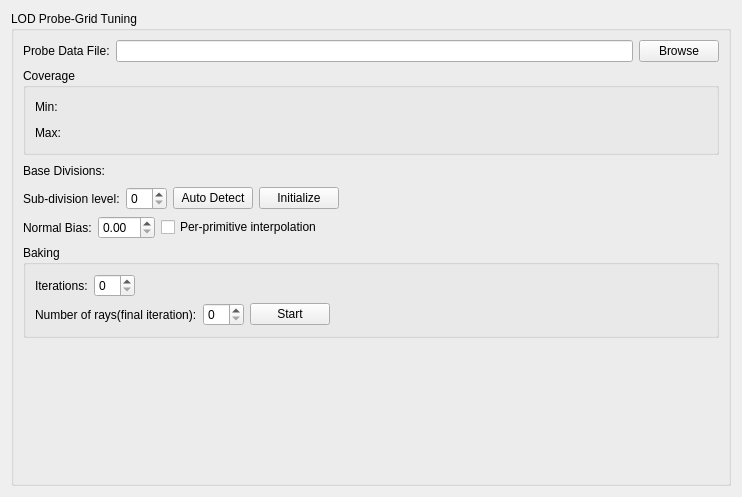
<?xml version="1.0" encoding="UTF-8"?>
<ui version="4.0">
 <class>LODProbeGridTuner</class>
 <widget class="QWidget" name="LODProbeGridTuner">
  <property name="geometry">
   <rect>
    <x>0</x>
    <y>0</y>
    <width>742</width>
    <height>497</height>
   </rect>
  </property>
  <property name="windowTitle">
   <string>Form</string>
  </property>
  <layout class="QVBoxLayout" name="verticalLayout">
   <item>
    <widget class="QGroupBox" name="groupBox">
     <property name="title">
      <string>LOD Probe-Grid Tuning</string>
     </property>
     <layout class="QVBoxLayout" name="verticalLayout_4">
      <item>
       <layout class="QHBoxLayout" name="horizontalLayout">
        <item>
         <widget class="QLabel" name="label_8">
          <property name="text">
           <string>Probe Data File:</string>
          </property>
         </widget>
        </item>
        <item>
         <widget class="QLineEdit" name="fn_probe_data">
          <property name="sizePolicy">
           <sizepolicy hsizetype="Expanding" vsizetype="Fixed">
            <horstretch>1</horstretch>
            <verstretch>0</verstretch>
           </sizepolicy>
          </property>
         </widget>
        </item>
        <item>
         <widget class="QPushButton" name="btn_browse">
          <property name="text">
           <string>Browse</string>
          </property>
         </widget>
        </item>
       </layout>
      </item>
      <item>
       <widget class="QGroupBox" name="groupBox_2">
        <property name="title">
         <string>Coverage</string>
        </property>
        <layout class="QVBoxLayout" name="verticalLayout_2">
         <item>
          <layout class="QHBoxLayout" name="horizontalLayout_2">
           <item>
            <widget class="QLabel" name="label">
             <property name="text">
              <string>Min:</string>
             </property>
            </widget>
           </item>
           <item>
            <widget class="Vec3Tuner" name="tuner_coverage_min" native="true">
             <property name="sizePolicy">
              <sizepolicy hsizetype="Expanding" vsizetype="Preferred">
               <horstretch>0</horstretch>
               <verstretch>0</verstretch>
              </sizepolicy>
             </property>
            </widget>
           </item>
           <item>
            <spacer name="horizontalSpacer">
             <property name="orientation">
              <enum>Qt::Horizontal</enum>
             </property>
             <property name="sizeHint" stdset="0">
              <size>
               <width>40</width>
               <height>20</height>
              </size>
             </property>
            </spacer>
           </item>
          </layout>
         </item>
         <item>
          <layout class="QHBoxLayout" name="horizontalLayout_3">
           <item>
            <widget class="QLabel" name="label_2">
             <property name="text">
              <string>Max:</string>
             </property>
            </widget>
           </item>
           <item>
            <widget class="Vec3Tuner" name="tuner_coverage_max" native="true">
             <property name="sizePolicy">
              <sizepolicy hsizetype="Expanding" vsizetype="Preferred">
               <horstretch>0</horstretch>
               <verstretch>0</verstretch>
              </sizepolicy>
             </property>
            </widget>
           </item>
           <item>
            <spacer name="horizontalSpacer_2">
             <property name="orientation">
              <enum>Qt::Horizontal</enum>
             </property>
             <property name="sizeHint" stdset="0">
              <size>
               <width>40</width>
               <height>20</height>
              </size>
             </property>
            </spacer>
           </item>
          </layout>
         </item>
        </layout>
       </widget>
      </item>
      <item>
       <layout class="QHBoxLayout" name="horizontalLayout_4">
        <item>
         <widget class="QLabel" name="label_3">
          <property name="text">
           <string>Base Divisions:</string>
          </property>
         </widget>
        </item>
        <item>
         <widget class="IVec3Tuner" name="tuner_divisions" native="true">
          <property name="sizePolicy">
           <sizepolicy hsizetype="Expanding" vsizetype="Preferred">
            <horstretch>0</horstretch>
            <verstretch>0</verstretch>
           </sizepolicy>
          </property>
         </widget>
        </item>
        <item>
         <spacer name="horizontalSpacer_4">
          <property name="orientation">
           <enum>Qt::Horizontal</enum>
          </property>
          <property name="sizeHint" stdset="0">
           <size>
            <width>40</width>
            <height>20</height>
           </size>
          </property>
         </spacer>
        </item>
       </layout>
      </item>
      <item>
       <layout class="QHBoxLayout" name="horizontalLayout_5">
        <item>
         <widget class="QLabel" name="label_4">
          <property name="text">
           <string>Sub-division level:</string>
          </property>
         </widget>
        </item>
        <item>
         <widget class="QSpinBox" name="tuner_sub_div"/>
        </item>
        <item>
         <widget class="QPushButton" name="btn_auto_detect">
          <property name="text">
           <string>Auto Detect</string>
          </property>
         </widget>
        </item>
        <item>
         <widget class="QPushButton" name="btn_initialize">
          <property name="text">
           <string>Initialize</string>
          </property>
         </widget>
        </item>
        <item>
         <widget class="QLabel" name="text_num_probes">
          <property name="text">
           <string/>
          </property>
         </widget>
        </item>
        <item>
         <spacer name="horizontalSpacer_5">
          <property name="orientation">
           <enum>Qt::Horizontal</enum>
          </property>
          <property name="sizeHint" stdset="0">
           <size>
            <width>40</width>
            <height>20</height>
           </size>
          </property>
         </spacer>
        </item>
       </layout>
      </item>
      <item>
       <layout class="QHBoxLayout" name="horizontalLayout_6">
        <item>
         <widget class="QLabel" name="label_5">
          <property name="text">
           <string>Normal Bias:</string>
          </property>
         </widget>
        </item>
        <item>
         <widget class="QDoubleSpinBox" name="tuner_normal_bias"/>
        </item>
        <item>
         <widget class="QCheckBox" name="chk_per_primitive">
          <property name="text">
           <string>Per-primitive interpolation</string>
          </property>
         </widget>
        </item>
        <item>
         <spacer name="horizontalSpacer_6">
          <property name="orientation">
           <enum>Qt::Horizontal</enum>
          </property>
          <property name="sizeHint" stdset="0">
           <size>
            <width>40</width>
            <height>20</height>
           </size>
          </property>
         </spacer>
        </item>
       </layout>
      </item>
      <item>
       <widget class="QGroupBox" name="groupBox_3">
        <property name="title">
         <string>Baking</string>
        </property>
        <layout class="QVBoxLayout" name="verticalLayout_3">
         <item>
          <layout class="QHBoxLayout" name="horizontalLayout_7">
           <item>
            <widget class="QLabel" name="label_6">
             <property name="text">
              <string>Iterations:</string>
             </property>
            </widget>
           </item>
           <item>
            <widget class="QSpinBox" name="tuner_iterations"/>
           </item>
           <item>
            <spacer name="horizontalSpacer_7">
             <property name="orientation">
              <enum>Qt::Horizontal</enum>
             </property>
             <property name="sizeHint" stdset="0">
              <size>
               <width>40</width>
               <height>20</height>
              </size>
             </property>
            </spacer>
           </item>
          </layout>
         </item>
         <item>
          <layout class="QHBoxLayout" name="horizontalLayout_8">
           <item>
            <widget class="QLabel" name="label_7">
             <property name="text">
              <string>Number of rays(final iteration):</string>
             </property>
            </widget>
           </item>
           <item>
            <widget class="QSpinBox" name="tuner_num_rays">
             <property name="stepType">
              <enum>QAbstractSpinBox::DefaultStepType</enum>
             </property>
            </widget>
           </item>
           <item>
            <widget class="QPushButton" name="btn_start">
             <property name="text">
              <string>Start</string>
             </property>
            </widget>
           </item>
           <item>
            <spacer name="horizontalSpacer_8">
             <property name="orientation">
              <enum>Qt::Horizontal</enum>
             </property>
             <property name="sizeHint" stdset="0">
              <size>
               <width>40</width>
               <height>20</height>
              </size>
             </property>
            </spacer>
           </item>
          </layout>
         </item>
        </layout>
       </widget>
      </item>
      <item>
       <spacer name="verticalSpacer">
        <property name="orientation">
         <enum>Qt::Vertical</enum>
        </property>
        <property name="sizeHint" stdset="0">
         <size>
          <width>20</width>
          <height>133</height>
         </size>
        </property>
       </spacer>
      </item>
     </layout>
    </widget>
   </item>
  </layout>
 </widget>
 <customwidgets>
  <customwidget>
   <class>Vec3Tuner</class>
   <extends>QWidget</extends>
   <header>vec3tuner.h</header>
   <container>1</container>
  </customwidget>
  <customwidget>
   <class>IVec3Tuner</class>
   <extends>QWidget</extends>
   <header>ivec3tuner.h</header>
   <container>1</container>
  </customwidget>
 </customwidgets>
 <resources/>
 <connections/>
</ui>
